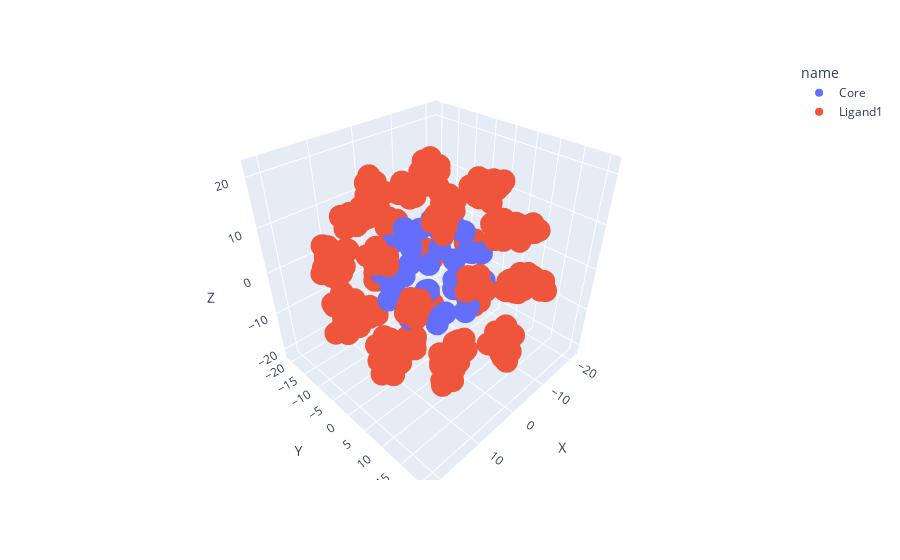

The notebook cell saved with this chart:
### Code cell
# Generating Striped configuration 
StripedSphereList = GenerateCore(10, 40)
StripedLigandSmileStrings = ["SCCO[H]", "C1=C(C=CC=C1)CS[H]"]
StripedPandasNPDataframe = AttachLigands(StripedLigandSmileStrings, ['S0', 'S7'], ['O3', 'C4'], 
                                         StripedSphereList, Length = 5.0 )
fig = px.scatter_3d(StripedPandasNPDataframe, x='X', y='Y', z='Z', color='name')
fig.show()

# Generating Janus configuration 
JanusSphereList = GenerateCore(10, 40, 'Janus')
JanusLigandSmileStrings = ["SCCO[H]", "C1=C(C=CC=C1)CS[H]"]
JanusPandasNPDataframe = AttachLigands(JanusLigandSmileStrings, ['S0', 'S7'], ['O3', 'C4'], JanusSphereList, 
                                       option = 'Janus', Length = 5.0)
fig = px.scatter_3d(JanusPandasNPDataframe, x='X', y='Y', z='Z', color='name')
fig.show()

### Figure 1 — Plotly figure (JSON) as saved in the notebook; plotly's stock layout.template omitted (floating-point values rounded to 4 significant figures; data arrays with more than 128 entries replaced by an {"elided": "..."} marker saying what was removed)
{"data": [{"hovertemplate": "name=Core<br>X=%{x}<br>Y=%{y}<br>Z=%{z}<extra></extra>", "legendgroup": "Core", "marker": {"color": "#636efa", "symbol": "circle"}, "mode": "markers", "name": "Core", "scene": "scene", "showlegend": true, "type": "scatter3d", "x": [-2.331, 0.3857, 3.243, -5.975, 5.642, -1.873, -3.538, 7.586, -7.789, 3.701, 2.694, -7.987, 9.208, -5.518, -1.25, 7.522, -9.909, 7.067, -0.4618, -6.405, 9.881, -8.141, 2.159, 4.838, -9.14, 8.559, -3.564, -3.046, 7.73, -8.148, 4.368, 1.3, -5.705, 6.664, -4.121, 0.026, 2.964, -3.148], "y": [9.487, 8.974, 8.462, 7.949, 7.436, 6.923, 6.41, 5.897, 5.385, 4.872, 4.359, 3.846, 3.333, 2.821, 2.308, 1.795, 1.282, 0.7692, 0.2564, -0.2564, -0.7692, -1.282, -1.795, -2.308, -2.821, -3.333, -3.846, -4.359, -4.872, -5.385, -5.897, -6.41, -6.923, -7.436, -7.949, -8.462, -8.974, -9.487], "z": [2.135, -4.395, 4.229, -1.057, -3.589, 6.969, -6.811, 2.77, 3.215, -7.91, 8.587, -4.628, -2.024, 7.848, -9.649, 6.34, 0.4098, -7.033, 9.986, -7.675, 1.33, 5.664, -9.598, 8.442, -2.916, -3.954, 8.515, -8.469, 4.063, 2.148, -6.793, 7.564, -4.418, -0.5521, 4.454, -5.329, 3.267, -0.2917]}, {"hovertemplate": "name=Ligand1<br>X=%{x}<br>Y=%{y}<br>Z=%{z}<extra></extra>", "legendgroup": "Ligand1", "marker": {"color": "#EF553B", "symbol": "circle"}, "mode": "markers", "name": "Ligand1", "scene": "scene", "showlegend": true, "type": "scatter3d", "x": {"elided": "380 float values"}, "y": {"elided": "380 float values"}, "z": {"elided": "380 float values"}}], "layout": {"legend": {"title": {"text": "name"}, "tracegroupgap": 0}, "margin": {"t": 60}, "scene": {"domain": {"x": [0, 1], "y": [0, 1]}, "xaxis": {"title": {"text": "X"}}, "yaxis": {"title": {"text": "Y"}}, "zaxis": {"title": {"text": "Z"}}}}}
